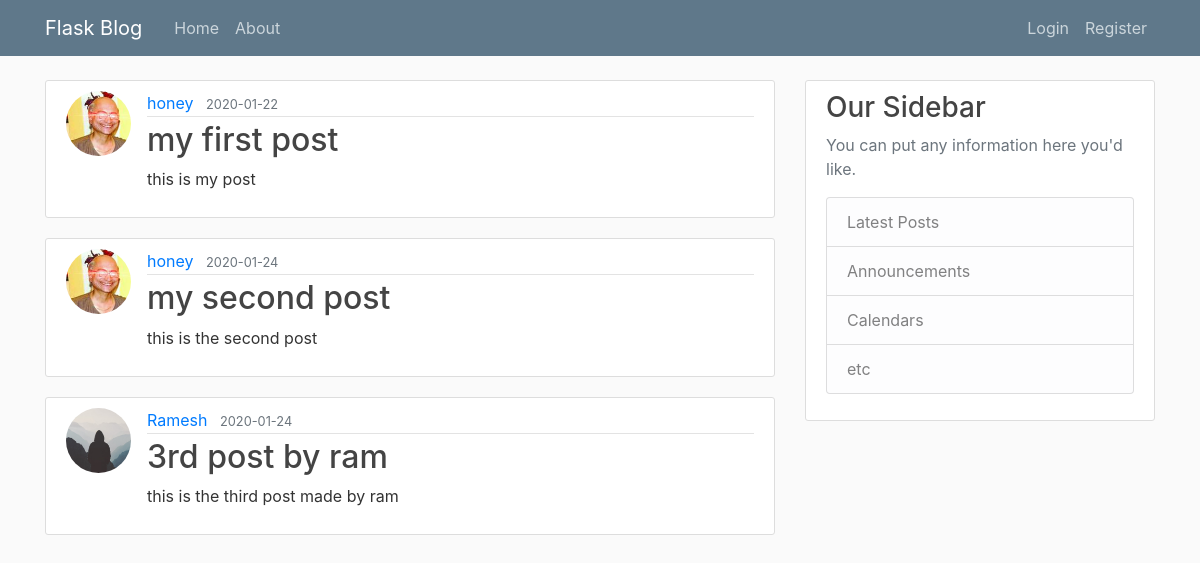
Page /home on the earlier database version.
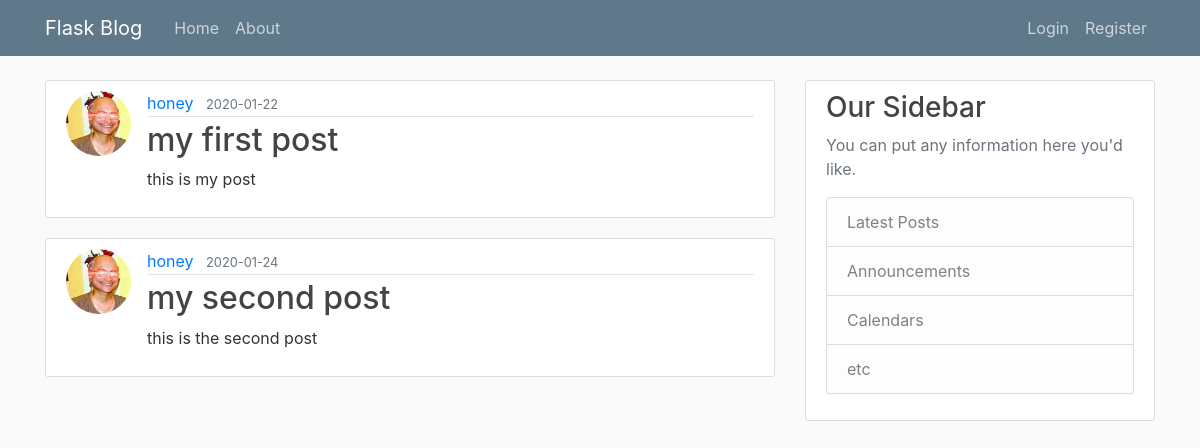
Same page on the later database version.
### blogger/models.py (models this page shows, shortened)
class Post(db.Model):
    id = db.Column(db.Integer, primary_key=True)
    title = db.Column(db.String(100), nullable=False)
    date_posted = db.Column(db.DateTime, nullable=False,
                            default=datetime.utcnow)
    content = db.Column(db.Text, nullable=False)
    user_id = db.Column(db.Integer, db.ForeignKey('user.id'), nullable=False)

class User(db.Model, UserMixin):
    id = db.Column(db.Integer, primary_key=True)
    username = db.Column(db.String(20), unique=True, nullable=False)
    email = db.Column(db.String(120), unique=True, nullable=False)
    image_file = db.Column(db.String(20), nullable=False,
                           default='default.jpg')
    password = db.Column(db.String(60), nullable=False)
    posts = db.relationship('Post', backref='author', lazy=True)

### blogger/routes.py (the view)
@app.route("/")
@app.route("/home")
def home():
    posts = Post.query.all()
    return render_template('home.html', posts=posts)

### blogger/templates/home.html
{% extends "layout.html" %}
{% block content %}
	{% for post in posts %}
	<article class="media content-section">
    <img class= "rounded-circle article-img" src="{{ url_for('static' , filename='profile_pics/' + post.author.image_file) }}">
  <div class="media-body">
    <div class="article-metadata">
      <a class="mr-2" href="#">{{ post.author.username }}</a>
      <small class="text-muted">{{ post.date_posted.strftime('%Y-%m-%d') }}</small>
    </div>
    <h2><a class="article-title" href="{{ url_for('post', post_id=post.id) }}">{{ post.title }}</a></h2>
    <p class="article-content">{{ post.content }}</p>
  </div>
</article>
	{% endfor %}
{% endblock content %}

Differences in the rows shown:
removed Post: image_file (placeholder picture), author.username "Ramesh", date_posted "2020-01-24", title "3rd post by ram", content "this is the third post made by ram"
